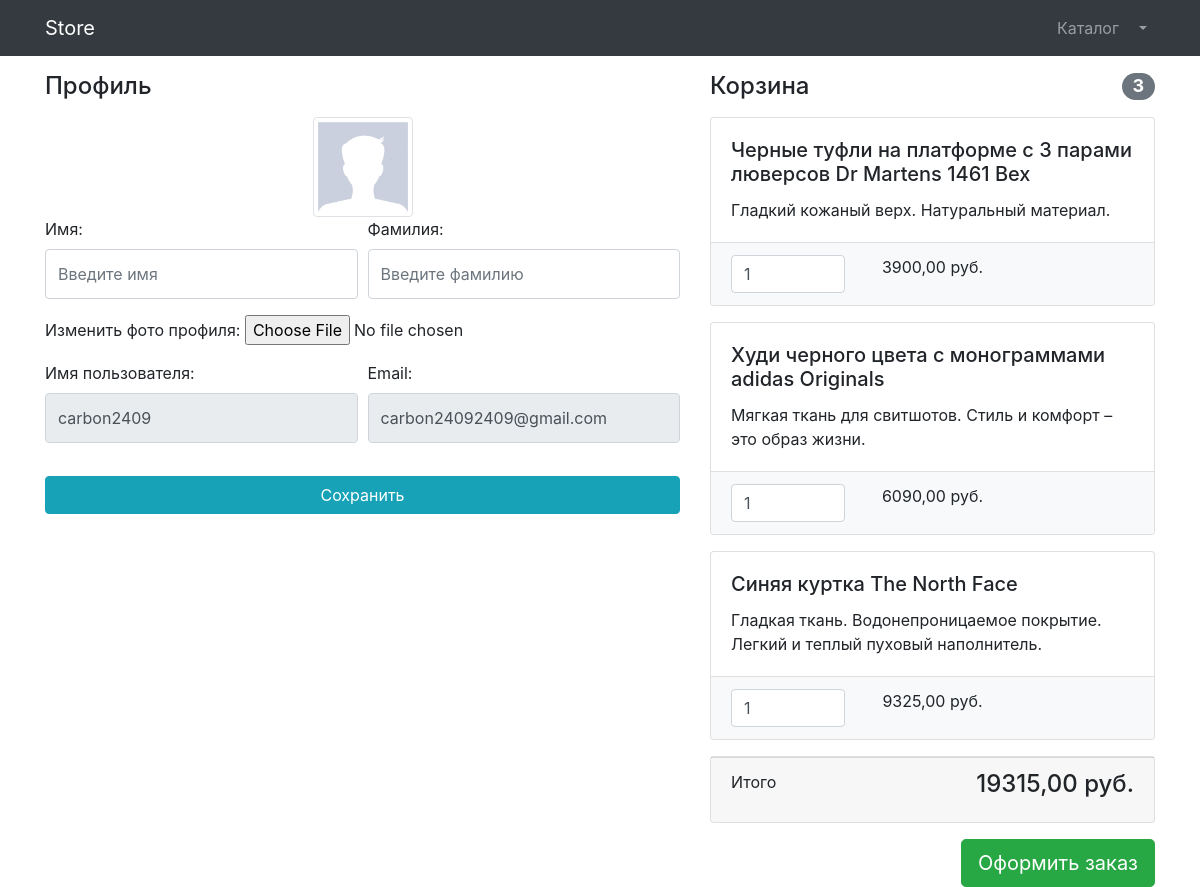
The page /users/profile/1/ (signed in) on the database its author committed.
### users_app/models.py (models this page shows, shortened)
class CustomUser(AbstractUser):
    avatar = models.ImageField(upload_to='user_avatar', blank=True, null=True, verbose_name='Avatar image')
    first_name = models.CharField(max_length=128, blank=True, null=True, verbose_name='Имя')
    last_name = models.CharField(max_length=128, blank=True, null=True, verbose_name='Фамилия')
    is_verified = models.BooleanField(default=False, verbose_name='Подтвержден email?')
    class Meta:
        verbose_name = 'Пользователь'
        verbose_name_plural = 'Пользователи'

class BasketModel(models.Model):
    user = models.ForeignKey(CustomUser, on_delete=models.CASCADE)
    product = models.ForeignKey(ProductsModel, on_delete=models.CASCADE, related_name='Продукт')
    quantity = models.PositiveIntegerField(default=1, verbose_name='Количество')
    def total_price(self):
        return self.product.price * self.quantity

### products_app/models.py (models this page shows, shortened)
class ProductsModel(models.Model):
    name = models.CharField(max_length=256)
    category = models.ForeignKey(CategoryModel, on_delete=models.CASCADE)
    description = models.TextField(blank=True, null=True)
    price = models.DecimalField(max_digits=9, decimal_places=2, blank=True, null=True)
    image = models.ImageField(upload_to='products_images', blank=True, null=True)
    quantity = models.PositiveIntegerField(default=0)

### users_app/views.py (the view, shortened to what this page needs)
# urls.py: path('profile/<int:pk>/', login_required(views.UserProfileView.as_view()), name='profile_url'),
class UserProfileView(UserMixin, UpdateView):
    model = CustomUser
    form_class = UserProfileForm
    template_name = 'users_app/profile.html'
    context_object_name = 'form'
    title = 'Профиль'
    def get_context_data(self, **kwargs):
        user = self.object
        items_queryset = BasketModel.objects.filter(user=user)
        context = super().get_context_data(**kwargs)
        totally = 0
        for item in items_queryset:
            totally += item.product.price * item.quantity
        context['totally'] = totally
        return context

### users_app/common/mixins.py (called while the page is built)
    def get_context_data(self, **kwargs):
        context = super().get_context_data(**kwargs)
        context['title'] = self.title
        return context

### users_app/context_processors.py (called while the page is built)
def basket(request):
    user = request.user
    return {'basket': BasketModel.objects.filter(user=user) if request.user.is_authenticated else None}

### users_app/templates/users_app/profile.html (shortened to what this page needs)
{% extends 'base.html' %}
{% load static %}
{% block bootstrap_core_css %}
    <link href="{% static '/vendor/bootstrap/css/bootstrap.min.css' %}" rel="stylesheet">
{% endblock %}
{% block css %}
    <link href="{% static '/vendor/css/profile.css' %}" rel="stylesheet">
{% endblock %}
{% block content %}
<div class="container">
    <div class="row">
        <div class="col-lg-7">
            <h4 class="mt-3 mb-3">Профиль</h4>
            <div class="col-lg-12 text-center">
                <img width="100" height="100"
                     src="{% if user.avatar %}{{ user.avatar.url }}{% else %}{% static '/vendor/img/default_avatar.jpg' %}{% endif %}"
                     class="img-thumbnail">
            </div>
            <form method="post" enctype="multipart/form-data">
                <div class="form-row">
                    <div class="col-lg-6">
                        <div class="form-group">
                            {{ form.first_name.label_tag }}
                            {{ form.first_name }}
                        </div>
                    </div>
                    <div class="col-lg-6">
                        <div class="form-group">
                            {{ form.last_name.label_tag }}
                            {{ form.last_name }}
                        </div>
                    </div>
                </div>
                <div class="form-row mb-2">
                    <div class="col-lg-12">
                        <div class="custom-file">
                            {{ form.avatar.label_tag }}
                            {{ form.avatar }}
                        </div>
                    </div>
                </div>
                <div class="form-row">
                    <div class="col-lg-6">
                        {{ form.username.label_tag }}
                            {{ form.username }}
                    </div>
                    <div class="col-lg-6">
                        {{ form.email.label_tag }}
                            {{ form.email }}
                    </div>
                </div>
                <div class="form-row">
                    <div class="col-lg-12" style="margin-top: 33px;">
                        <input class="btn btn-info btn-block" type="submit" value="Сохранить">
                    </div>
                </div>
            </form>
        </div>
    {% include 'users_app/includes/basket.html' %}
    </div>
</div>
{% endblock %}

### users_app/templates/users_app/includes/basket.html (shortened to what this page needs)
        <div class="col-lg-5">
            {% if not basket %}
            <h4 class="mt-3 mb-3 d-flex justify-content-between align-items-center mb-3">
                Корзина пуста <span class="badge badge-secondary badge-pill">3</span>
            </h4>
                <a class="btn btn-success btn-lg float-right" href="{% url 'main_page_url' %}">
                За покупками!
            </a>
                {% else %}
                <h4 class="mt-3 mb-3 d-flex justify-content-between align-items-center mb-3">
                Корзина <span class="badge badge-secondary badge-pill">{{ basket|length }}</span>
            </h4>
                {% for item in basket %}
            <div class="card mb-3">
                <div class="card-body">
                    <h5 class="card-title">{{ item.product.name }}</h5>
                    <p class="card-text">{{ item.product.description }}</p>
                </div>
                <ul class="list-group list-group-flush">
                    <li class="list-group-item bg-light">
                        <div class="row text-center">
                            <div class="col-lg-4">
                                <input name="basketID" type="number" class="form-control"
                                       value="{{ item.quantity }}" min="0">
                            </div>
                            <div class="col-lg-4">{{ item.total_price }} руб.</div>
                            <div class="col-lg-4">
                            </div>
                        </div>
                    </li>
                </ul>
            </div>
                {% endfor %}
            <div class="card mb-3">
                <div class="card-footer">
                    <p class="float-left">Итого</p>
                    <h4 class="float-right">{{ totally }} руб.</h4>
                </div>
            </div>
            <a class="btn btn-success btn-lg float-right" href="../../../store-templates/orders/order-create.html">
                Оформить заказ
            </a>
    {% endif %}
        </div>

### rows shown on the page
CustomUser: username "carbon2409", email "carbon24092409@gmail.com"
BasketModel: product.name "Черные туфли на платформе с 3 парами люверсов Dr Martens 1461 Bex", product.description "Гладкий кожаный верх. Натуральный материал.", basketID "1", total_price "3900,00"
BasketModel: product.name "Худи черного цвета с монограммами adidas Originals", product.description "Мягкая ткань для свитшотов. Стиль и комфорт – это образ жизни.", basketID "1", total_price "6090,00"
BasketModel: product.name "Синяя куртка The North Face", product.description "Гладкая ткань. Водонепроницаемое покрытие. Легкий и теплый пуховый наполнитель.", basketID "1", total_price "9325,00"

### other values the page prints
{{ basket|length }} "3"
{{ totally }} "19315,00"
